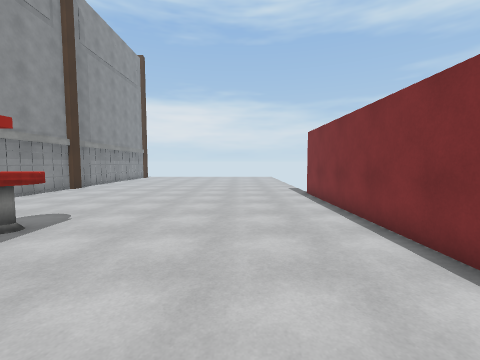
view 1 (above)

15 first-person views from a walk through a Unity game level. The camera is 1.5 m above the floor, tilts 4° down and sees 90° across. The floor is counted in squares, 1 m on a side. Each view is taken from the middle of a square. On the plan, view 1 faces up. The plan holds only what a view shows up to about 13 squares ahead; the rest is blank. The place goes on beyond the plan. Surface patterns are stand-ins for the level's own textures.

view 2
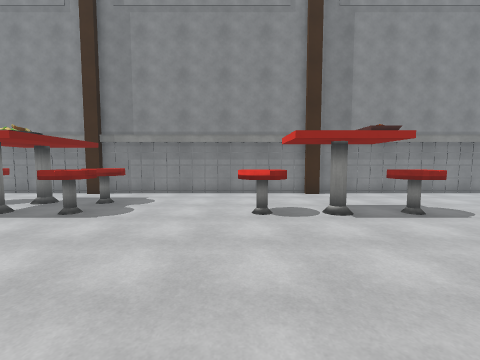

view 3
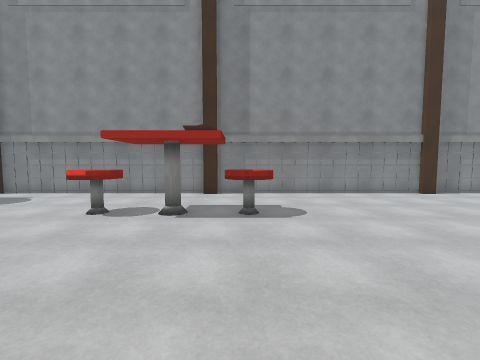

view 4
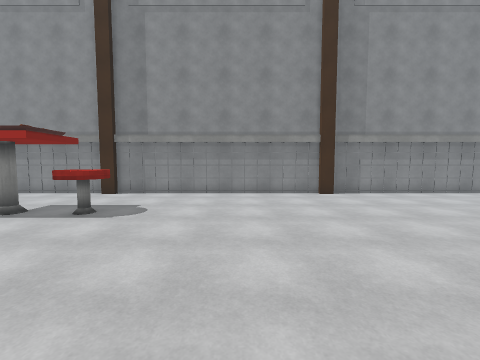

view 5
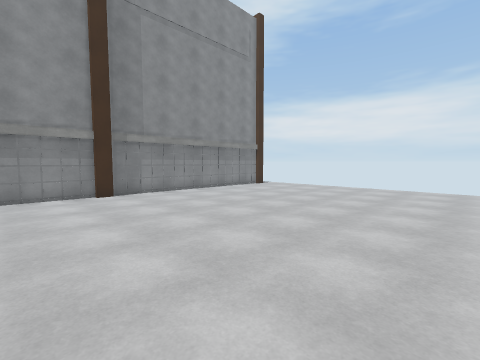

view 6
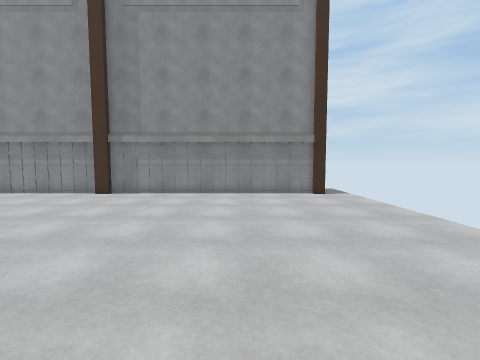

view 7
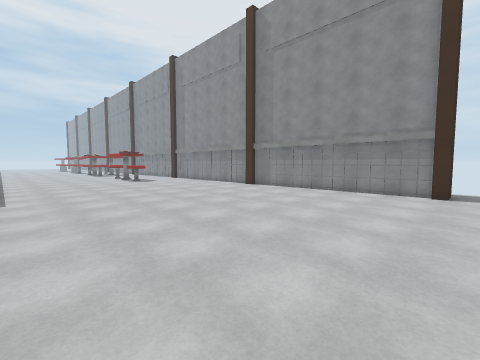

view 8
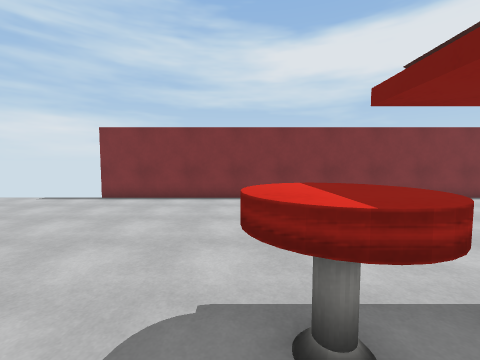

view 9
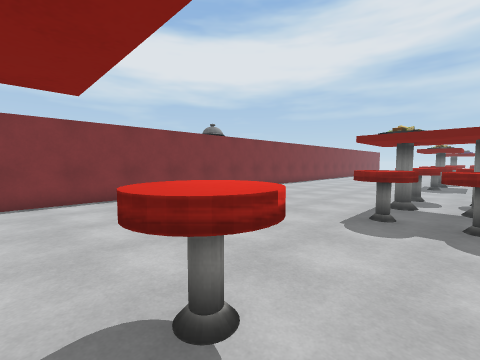

view 10
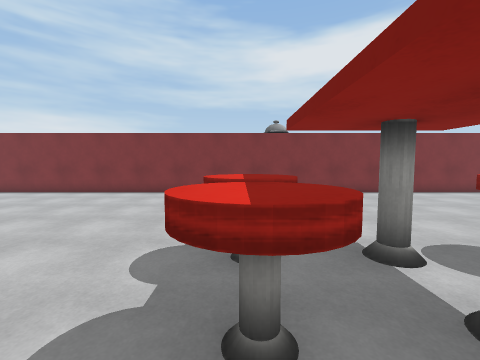

view 11
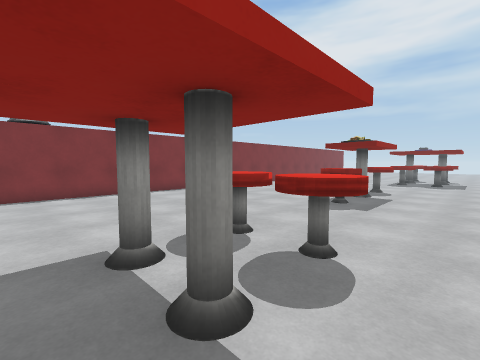

view 12
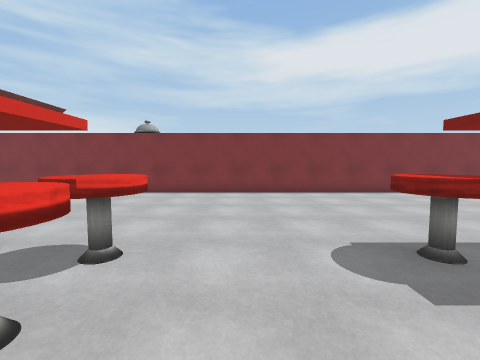

view 13
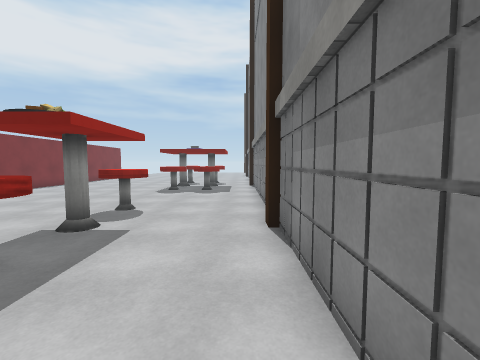

view 14
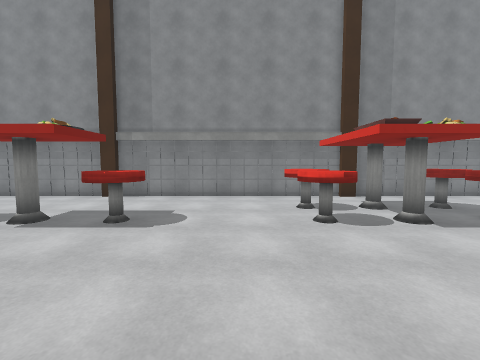

view 15
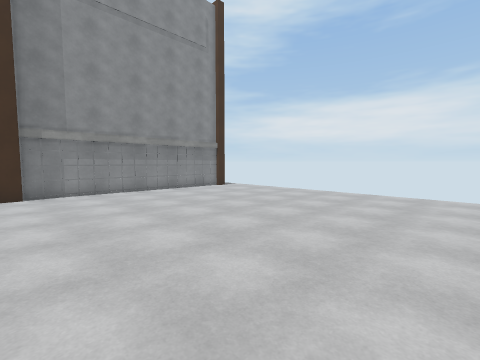

### Floor plan
Key: @ floor where view 1 was taken; # wall or solid block; x gap in a wall; . floor; ^ raised ledge; O other object.
Columns run from 12 left of view 1 to 3 right of it. Each row starts with its distance up from view 1.
 26 ................
 25 .##.............
 24   #.............
 23   #.............
 22   #.............
 21   #.............
 20   #.............
 19   #.............
 18   #.............
 17   #.............
 16   #.............
 15   #.............
 14   #.............
 13   #.............
 12   #............#
 11   #............#
 10   #............#
  9   #............#
  8   #............#
  7   #............#
  6   #....^.......#
  5   #...^^.......#
  4   #....x.......#
  3   #....#.......#
  2   #............#
  1   #...^^.......#
  0   #....^....@..#
 -1   #............#
 -2   #............#
 -3   #.......... .#
 -4   #........    #
 -5   #.^^^^...    #
 -6   #..^#O.......#
 -7   #..# O.......#
 -8   #..###.......#
 -9   #..^#^.......#
-10   #.^^^^.......#
-11   #............#
-12   #............#
-13   #............#
-14   #............#
-15   #...^^.......#
-16   #....^.......#
-17   #....OO......#
-18   #............#
-19   #....^.......#
-20   #...^^.......#
-21   #........... #

Positions as (right, up) in squares from view 1, and headings:
1: (0, 0), facing up
2: (2, 0), facing left
3: (2, 5), facing left
4: (2, 10), facing left
5: (2, 11), facing up-left
6: (2, 21), facing left
7: (3, 26), facing down-left
8: (-7, 6), facing right
9: (-7, 2), facing down-right
10: (-9, -5), facing right
11: (-9, -6), facing down-right
12: (-9, -12), facing right
13: (-9, -12), facing down
14: (1, -12), facing left
15: (3, 14), facing up-left
